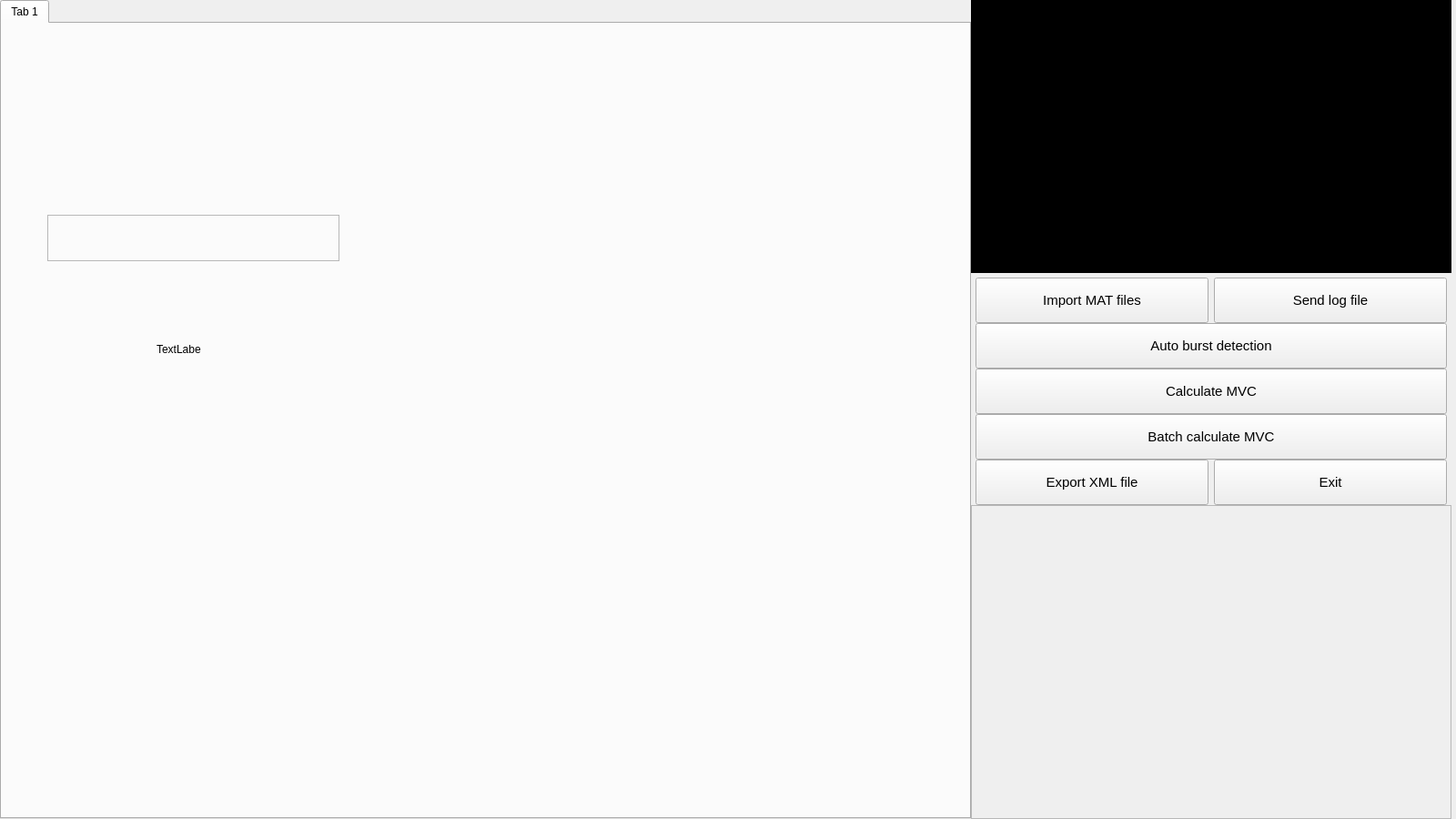
<?xml version="1.0" encoding="UTF-8"?>
<ui version="4.0">
 <class>MainWindow</class>
 <widget class="QMainWindow" name="MainWindow">
  <property name="enabled">
   <bool>true</bool>
  </property>
  <property name="geometry">
   <rect>
    <x>0</x>
    <y>0</y>
    <width>1600</width>
    <height>900</height>
   </rect>
  </property>
  <property name="sizePolicy">
   <sizepolicy hsizetype="Maximum" vsizetype="Preferred">
    <horstretch>0</horstretch>
    <verstretch>0</verstretch>
   </sizepolicy>
  </property>
  <property name="minimumSize">
   <size>
    <width>0</width>
    <height>0</height>
   </size>
  </property>
  <property name="windowTitle">
   <string>MainWindow</string>
  </property>
  <property name="autoFillBackground">
   <bool>false</bool>
  </property>
  <property name="styleSheet">
   <string notr="true">   background-color: none;</string>
  </property>
  <widget class="QWidget" name="centralwidget">
   <property name="minimumSize">
    <size>
     <width>1020</width>
     <height>694</height>
    </size>
   </property>
   <property name="font">
    <font>
     <family>Helvetica</family>
     <pointsize>10</pointsize>
    </font>
   </property>
   <property name="autoFillBackground">
    <bool>false</bool>
   </property>
   <layout class="QVBoxLayout" name="verticalLayout">
    <property name="spacing">
     <number>0</number>
    </property>
    <property name="leftMargin">
     <number>0</number>
    </property>
    <property name="topMargin">
     <number>0</number>
    </property>
    <property name="rightMargin">
     <number>0</number>
    </property>
    <property name="bottomMargin">
     <number>0</number>
    </property>
    <item>
     <layout class="QHBoxLayout" name="hl" stretch="6,3">
      <property name="spacing">
       <number>0</number>
      </property>
      <property name="sizeConstraint">
       <enum>QLayout::SetMinimumSize</enum>
      </property>
      <item>
       <widget class="QTabWidget" name="tw_plotting">
        <property name="currentIndex">
         <number>0</number>
        </property>
        <widget class="QWidget" name="tab_3">
         <attribute name="title">
          <string>Tab 1</string>
         </attribute>
         <widget class="QLabel" name="lbl_background">
          <property name="geometry">
           <rect>
            <x>170</x>
            <y>350</y>
            <width>49</width>
            <height>16</height>
           </rect>
          </property>
          <property name="text">
           <string>TextLabel</string>
          </property>
         </widget>
         <widget class="QFrame" name="form_btm_graph">
          <property name="geometry">
           <rect>
            <x>50</x>
            <y>210</y>
            <width>321</width>
            <height>51</height>
           </rect>
          </property>
          <property name="frameShape">
           <enum>QFrame::StyledPanel</enum>
          </property>
          <property name="frameShadow">
           <enum>QFrame::Raised</enum>
          </property>
         </widget>
        </widget>
       </widget>
      </item>
      <item>
       <layout class="QVBoxLayout" name="verticalLayout_2">
        <property name="rightMargin">
         <number>5</number>
        </property>
        <item>
         <widget class="QPlainTextEdit" name="ledt_output">
          <property name="sizePolicy">
           <sizepolicy hsizetype="Expanding" vsizetype="Fixed">
            <horstretch>0</horstretch>
            <verstretch>0</verstretch>
           </sizepolicy>
          </property>
          <property name="minimumSize">
           <size>
            <width>0</width>
            <height>300</height>
           </size>
          </property>
          <property name="font">
           <font>
            <family>Cascadia Mono</family>
            <pointsize>11</pointsize>
           </font>
          </property>
          <property name="styleSheet">
           <string notr="true">   background-color: black;
    color: white;</string>
          </property>
          <property name="plainText">
           <string/>
          </property>
         </widget>
        </item>
        <item>
         <layout class="QGridLayout" name="gridLayout">
          <property name="sizeConstraint">
           <enum>QLayout::SetDefaultConstraint</enum>
          </property>
          <property name="leftMargin">
           <number>5</number>
          </property>
          <property name="topMargin">
           <number>5</number>
          </property>
          <property name="rightMargin">
           <number>5</number>
          </property>
          <property name="horizontalSpacing">
           <number>6</number>
          </property>
          <item row="3" column="0" colspan="2">
           <widget class="QPushButton" name="btn_processBatch">
            <property name="minimumSize">
             <size>
              <width>0</width>
              <height>50</height>
             </size>
            </property>
            <property name="font">
             <font>
              <pointsize>11</pointsize>
             </font>
            </property>
            <property name="toolTip">
             <string>Calculate MVC for all open tabs</string>
            </property>
            <property name="text">
             <string>Batch calculate MVC</string>
            </property>
           </widget>
          </item>
          <item row="4" column="0">
           <widget class="QPushButton" name="btn_export">
            <property name="minimumSize">
             <size>
              <width>0</width>
              <height>50</height>
             </size>
            </property>
            <property name="font">
             <font>
              <pointsize>11</pointsize>
             </font>
            </property>
            <property name="text">
             <string>Export XML file</string>
            </property>
           </widget>
          </item>
          <item row="4" column="1">
           <widget class="QPushButton" name="btn_exit">
            <property name="minimumSize">
             <size>
              <width>0</width>
              <height>50</height>
             </size>
            </property>
            <property name="font">
             <font>
              <pointsize>11</pointsize>
             </font>
            </property>
            <property name="text">
             <string>Exit</string>
            </property>
           </widget>
          </item>
          <item row="2" column="0" colspan="2">
           <widget class="QPushButton" name="btn_process">
            <property name="minimumSize">
             <size>
              <width>0</width>
              <height>50</height>
             </size>
            </property>
            <property name="font">
             <font>
              <pointsize>11</pointsize>
             </font>
            </property>
            <property name="toolTip">
             <string>Calculate MVC for current tab</string>
            </property>
            <property name="text">
             <string>Calculate MVC</string>
            </property>
           </widget>
          </item>
          <item row="1" column="0" colspan="2">
           <widget class="QPushButton" name="btn_burstDetection">
            <property name="enabled">
             <bool>true</bool>
            </property>
            <property name="minimumSize">
             <size>
              <width>0</width>
              <height>50</height>
             </size>
            </property>
            <property name="font">
             <font>
              <pointsize>11</pointsize>
             </font>
            </property>
            <property name="text">
             <string>Auto burst detection</string>
            </property>
           </widget>
          </item>
          <item row="0" column="0">
           <widget class="QPushButton" name="btn_loadMat">
            <property name="minimumSize">
             <size>
              <width>0</width>
              <height>50</height>
             </size>
            </property>
            <property name="font">
             <font>
              <pointsize>11</pointsize>
             </font>
            </property>
            <property name="text">
             <string>Import MAT files</string>
            </property>
           </widget>
          </item>
          <item row="0" column="1">
           <widget class="QPushButton" name="btn_sendLog">
            <property name="minimumSize">
             <size>
              <width>0</width>
              <height>50</height>
             </size>
            </property>
            <property name="font">
             <font>
              <pointsize>11</pointsize>
             </font>
            </property>
            <property name="text">
             <string>Send log file</string>
            </property>
           </widget>
          </item>
         </layout>
        </item>
        <item>
         <widget class="QFrame" name="frame">
          <property name="frameShape">
           <enum>QFrame::StyledPanel</enum>
          </property>
          <property name="frameShadow">
           <enum>QFrame::Raised</enum>
          </property>
          <layout class="QVBoxLayout" name="verticalLayout_3">
           <item>
            <spacer name="verticalSpacer">
             <property name="orientation">
              <enum>Qt::Vertical</enum>
             </property>
             <property name="sizeHint" stdset="0">
              <size>
               <width>20</width>
               <height>40</height>
              </size>
             </property>
            </spacer>
           </item>
           <item>
            <layout class="QHBoxLayout" name="hl_moviolabs_url">
             <item>
              <widget class="QLabel" name="lbl_moviolabs_url">
               <property name="sizePolicy">
                <sizepolicy hsizetype="Minimum" vsizetype="Preferred">
                 <horstretch>0</horstretch>
                 <verstretch>0</verstretch>
                </sizepolicy>
               </property>
               <property name="minimumSize">
                <size>
                 <width>0</width>
                 <height>78</height>
                </size>
               </property>
               <property name="text">
                <string>&lt;a href=&quot;https://www.moviolabs.com&quot;&gt;
    &lt;img src=&quot;:/resources/icons/moviolabs_TINY.png&quot;&gt;
&lt;/a&gt;</string>
               </property>
               <property name="textFormat">
                <enum>Qt::RichText</enum>
               </property>
               <property name="alignment">
                <set>Qt::AlignCenter</set>
               </property>
               <property name="openExternalLinks">
                <bool>true</bool>
               </property>
              </widget>
             </item>
            </layout>
           </item>
          </layout>
         </widget>
        </item>
       </layout>
      </item>
     </layout>
    </item>
   </layout>
  </widget>
  <widget class="QMenuBar" name="menubar">
   <property name="geometry">
    <rect>
     <x>0</x>
     <y>0</y>
     <width>1600</width>
     <height>22</height>
    </rect>
   </property>
  </widget>
 </widget>
 <resources/>
 <connections/>
</ui>
